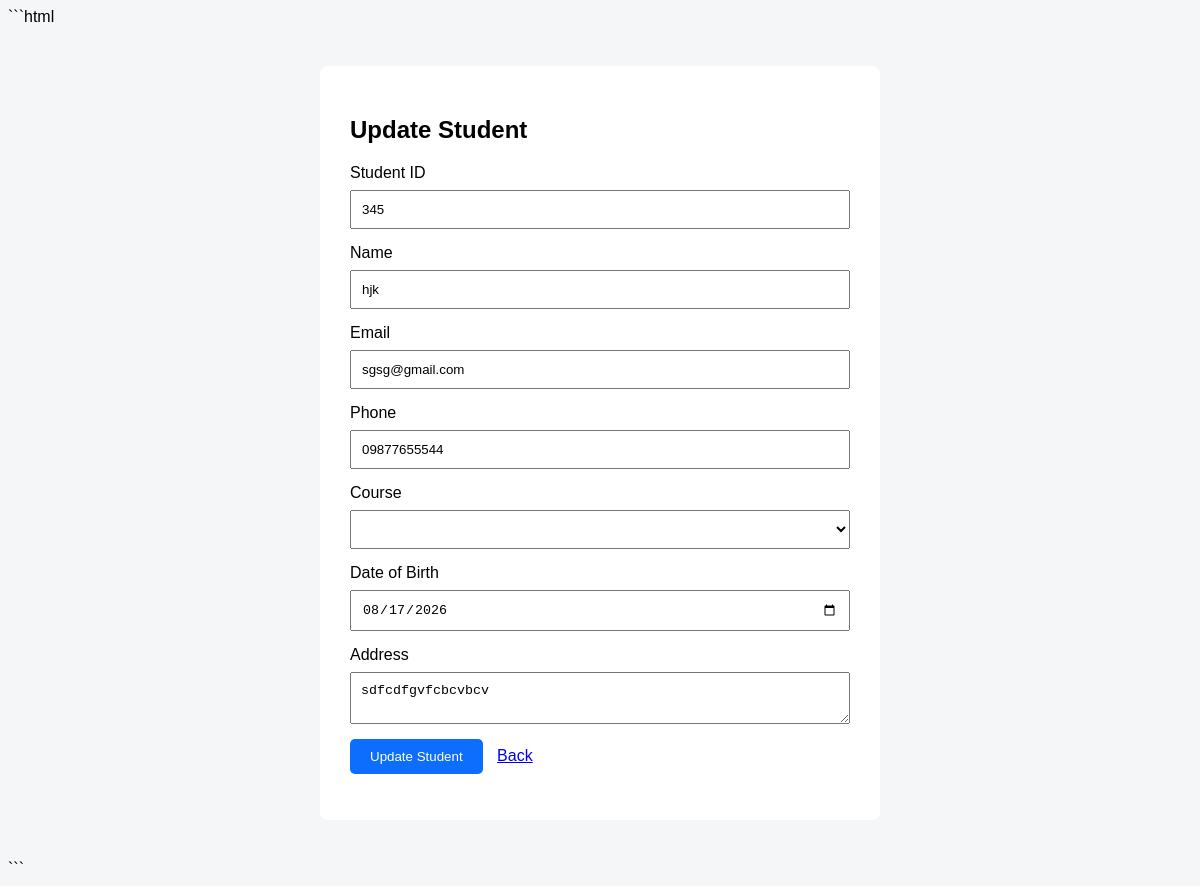
Before: /student/update/3/ with the older database file.
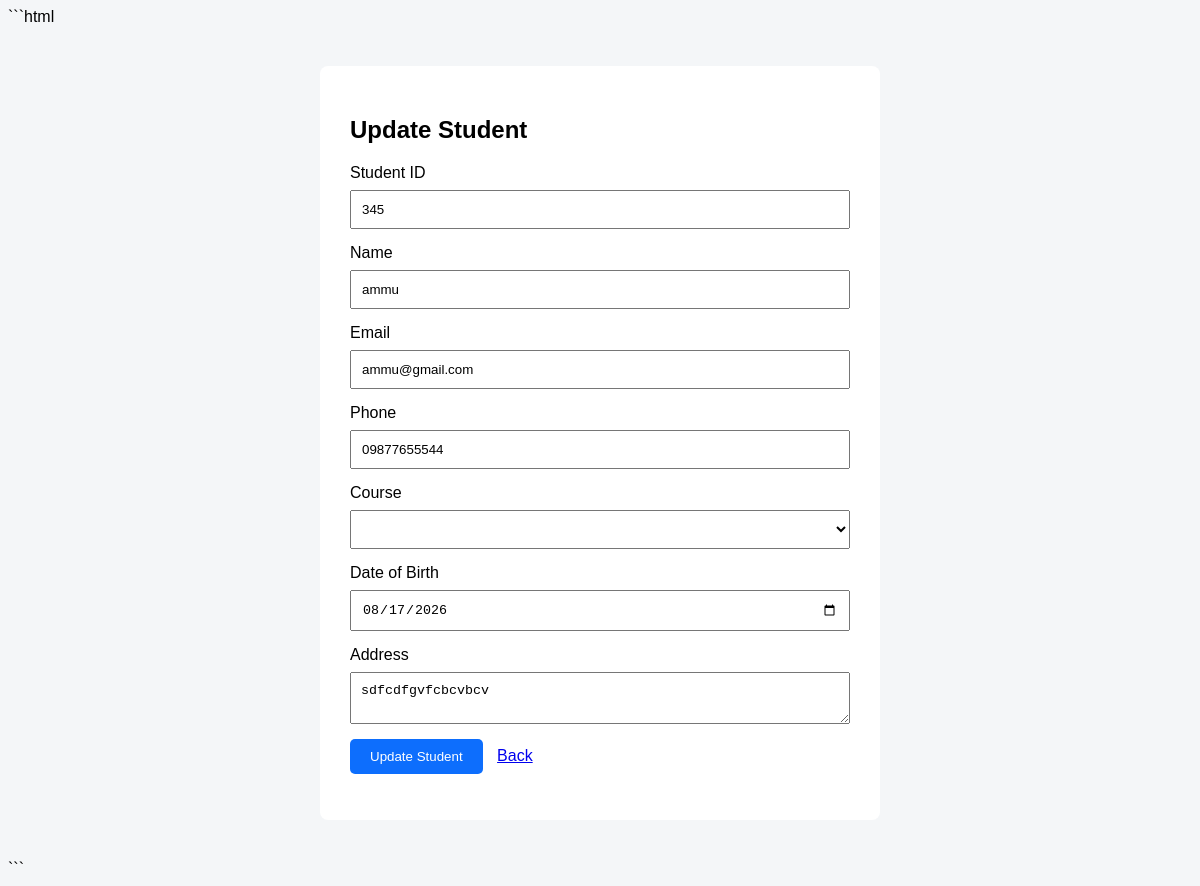
After: the same page with the newer database file.
### students/models.py (models this page shows, shortened)
class Student(models.Model):
    student_id = models.CharField(max_length=20, unique=True)
    name = models.CharField(max_length=100)
    email = models.EmailField(unique=True)
    phone = models.CharField(max_length=15)
    course = models.ForeignKey(
        Course,
        on_delete=models.SET_NULL,
        null=True,
        blank=True,
        related_name="students"
    )
    date_of_birth = models.DateField()
    address = models.TextField()

### students/views.py (the view, shortened to what this page needs)
def update_student(request, id):
    student = get_object_or_404(Student, id=id)
    courses = Course.objects.all()
    return render(
        request,
        "students/update_student.html",
        {
            "student": student,
            "courses": courses,
        }
    )

### students/templates/students/update_student.html (shortened to what this page needs)
<!DOCTYPE html>
<html>
<head>
</head>
<body>
<div class="form-box">
    <h2>Update Student</h2>
    <form method="POST">
        <label>Student ID</label>
        <input type="text"
               name="student_id"
               value="{{ student.student_id }}"
               required>
        <label>Name</label>
        <input type="text"
               name="name"
               value="{{ student.name }}"
               required>
        <label>Email</label>
        <input type="email"
               name="email"
               value="{{ student.email }}"
               required>
        <label>Phone</label>
        <input type="text"
               name="phone"
               value="{{ student.phone }}"
               required>
        <label>Course</label>
        <select name="course" required>
            {% for course in courses %}
                <option value="{{ course.id }}"
                    {% if student.course.id == course.id %}
                        selected
                    {% endif %}>
                </option>
            {% endfor %}
        </select>
        <label>Date of Birth</label>
        <input type="date"
               name="date_of_birth"
               value="{{ student.date_of_birth|date:'Y-m-d' }}"
               required>
        <label>Address</label>
        <textarea name="address" required>{{ student.address }}</textarea>
        <button type="submit">
            Update Student
        </button>
        <a class="back" href="{% url 'home' %}">
            Back
        </a>
    </form>
</div>
</body>
</html>

Changed rows visible on the page:
changed Student "sdfcdfgvfcbcvbcv": name "hjk" → "ammu"; email "sgsg@gmail.com" → "ammu@gmail.com"
